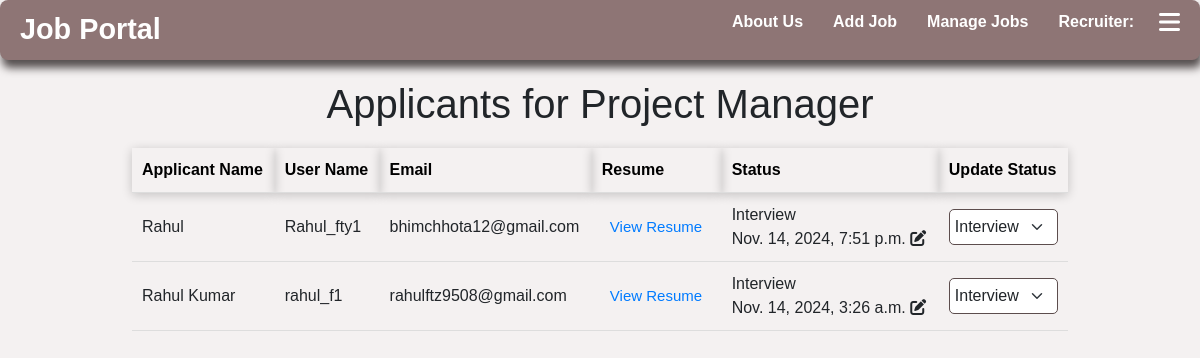
The page /job/10/applicants/ on the database its author committed.
### job_app/models.py (models this page shows, shortened)
class Job(models.Model):
    company_name = models.CharField(max_length=100, null=True, blank=True)
    founded_date = models.DateField(null=True, blank=True)
    company_location = models.CharField(max_length=100, null=True, blank=True)
    title = models.CharField(max_length=100)
    industry = models.CharField(max_length=100)
    job_type = models.CharField(max_length=50, choices=[
        ('Remote', 'Remote'),
        ('Onsite', 'Onsite'),
        ('Hybrid', 'Hybrid')
    ])
    location = models.CharField(max_length=100)
    salary = models.DecimalField(max_digits=10, decimal_places=2)
    requirements = models.TextField()
    ideal_candidate = models.TextField(default='N/A')
    availability = models.BooleanField(default=True)
    vacancy_limit = models.IntegerField(default=0)  # Maximum number of positions
    filled_vacancies = models.IntegerField(default=0)
    created_at = models.DateTimeField(auto_now_add=True)
    user = models.ForeignKey(settings.AUTH_USER_MODEL, on_delete=models.CASCADE, null=True)
    applicants = models.ManyToManyField('Applicant.Applicant', related_name='applied_jobs', blank=True)

### Applicant/models.py (models this page shows, shortened)
class Application(models.Model):
    STATUS_CHOICES = [
        ('review', 'Review'),
        ('Pending','Pending'),
        ('interview', 'Interview'),
        ('accepted', 'Accepted'),
        ('rejected', 'Rejected'),
    ]
    job = models.ForeignKey(Job, on_delete=models.CASCADE)
    applicant = models.ForeignKey(Applicant, on_delete=models.CASCADE)
    applied_at = models.DateTimeField(auto_now_add=True)
    status = models.CharField(max_length=10, choices=STATUS_CHOICES, default='review')
    interview_time = models.DateTimeField(null=True, blank=True)

class Applicant(models.Model):
    name = models.CharField(max_length=100,null=True, blank=True)
    user = models.OneToOneField(User, on_delete=models.CASCADE, null=True, blank=True)
    username = models.CharField(max_length=150, unique=True)
    email = models.EmailField()
    password = models.CharField(max_length=128, null=True, blank=True)

### job_app/views.py (the view, shortened to what this page needs)
# urls.py: path('job/<int:job_id>/applicants/', job_applicants, name='job_applicants'),
def job_applicants(request, job_id):
    job = get_object_or_404(Job, id=job_id)
    applications = Application.objects.filter(job_id=job_id)
    return render(request, 'job_applicants.html', {
        'job': job,
        'applications': applications,
    })

### Applicant/context_processors.py (called while the page is built, shortened)
def applicant_context(request):
    applicant = None
    has_resume = False
    applied_jobs_count = 0
    saved_jobs_count = 0  # New variable for saved jobs count
    applicant_id = request.session.get('applicant_id')
    return {
        'applicant': applicant,
        'has_resume': has_resume,
        'applied_jobs_count': applied_jobs_count,
        'saved_jobs_count': saved_jobs_count,  # Include saved jobs count in context
    }

### job_app/context_processors.py (called while the page is built)
def recruiter_context(request):
    if request.user.is_authenticated:
        jobs = Job.objects.filter(user=request.user).order_by('-created_at')
    else:
        jobs = Job.objects.none()
    return {
        'recruiter_jobs': jobs,
        'is_recruiter': request.user.is_authenticated,
    }

### job_app/templates/job_applicants.html (shortened to what this page needs)
{% extends "header_main.html" %}
{% block body %}
<html lang="en">
<head>
    <link href="https://cdnjs.cloudflare.com/ajax/libs/bootstrap/5.3.0/css/bootstrap.min.css" rel="stylesheet">
    <link rel="stylesheet" href="https://cdnjs.cloudflare.com/ajax/libs/font-awesome/6.0.0-beta3/css/all.min.css">
</head>
<body>
<div class="container">
    <h1>Applicants for {{ job.title }}</h1>
    <table>
        <thead>
            <tr>
                <th>Applicant Name</th>
                <th>User Name</th>
                <th>Email</th>
                <th>Resume</th>
                <th>Status</th>
                <th>Update Status</th>
            </tr>
        </thead>
        <tbody>
            {% for application in applications %}
                <tr>
                    <td>
                        {{ application.applicant.name }}
                    </td>
                    <td>{{ application.applicant.username }}</td>
                    <td>{{ application.applicant.email }}</td>
                    <td>
                        <a href="{{ application.applicant.resume_set.first.resume_file.url }}">View Resume</a>
                    </td>
                    <td>
                        {{ application.get_status_display }}<br>
                        {% if application.status == 'interview' %}
                            {{ application.interview_time }}
                            <i class="fas fa-edit icon" onclick="showScheduleForm({{ application.id }})"></i>
                        {% endif %}
                    </td>
                    <td>
                        <form method="post" action="{% url 'job_applicants' job.id %}">
                            <select name="status" class="form-select" onchange="this.form.submit()">
                                {% for key, value in application.STATUS_CHOICES %}
                                    <option value="{{ key }}" {% if application.status == key %}selected{% endif %}>{{ value }}</option>
                                {% endfor %}
                            </select>
                        </form>
                    </td>
                </tr>
            {% empty %}
                <tr>
                    <td colspan="6">No applicants yet.</td>
                </tr>
            {% endfor %}
        </tbody>
    </table>
</div>
{% endblock %}

### job_app/templates/header_main.html (style rules this page uses)
* { margin: 0; padding: 0; box-sizing: border-box; }
body { font-family: 'Segoe UI', Tahoma, Geneva, Verdana, sans-serif; background: #f4f1f1; color: #333; padding-top: 60px; scroll-behavior: smooth; }

### job_app/templates/job_applicants.html (style rules this page uses)
body { font-family: Arial, sans-serif; background-color: #f4f1f1; margin: 0; padding: 0; }
.container { width: 80%; margin: 80px auto; }
h1 { text-align: center; }
table { width: 100%; border-collapse: collapse; margin-top: 20px; }
th, td { border-bottom: 1px solid #ddd; padding: 10px; text-align: left; }
th { box-shadow: 0 2px 10px rgba(0, 0, 0, 0.2); color: black; }
td a { color: #007BFF; font-size: 15px; padding: 5px 8px; text-decoration: none; border-radius: 3px; }
.form-select { border-radius: 5px; border: 1px solid #5c4d4d; padding: 5px; transition: border-color 0.3s ease; }
.icon { cursor: pointer; }

### rows shown on the page
Job: title "Project Manager"
Application: applicant.name "Rahul", applicant.username "Rahul_fty1", applicant.email "bhimchhota12@gmail.com", status "Interview", interview_time "Nov. 14, 2024, 7:51 p.m."
Application: applicant.name "Rahul Kumar", applicant.username "rahul_f1", applicant.email "rahulftz9508@gmail.com", status "Interview", interview_time "Nov. 14, 2024, 3:26 a.m."
